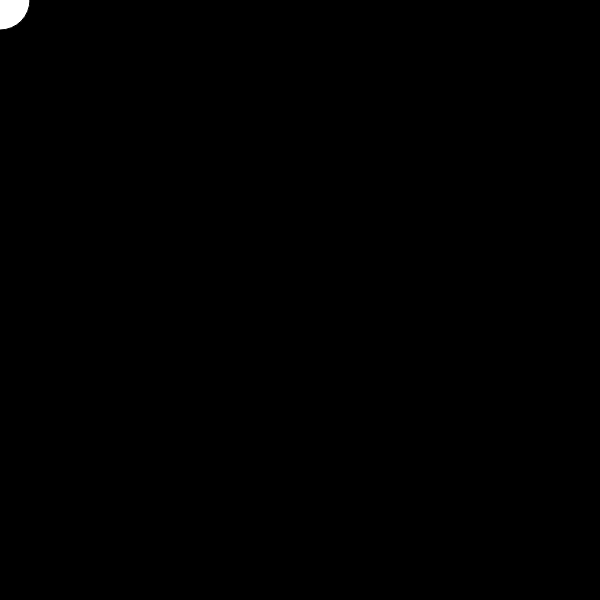
Frame 1 (no input)
Frame 60 (no input): identical to frame 1, image omitted
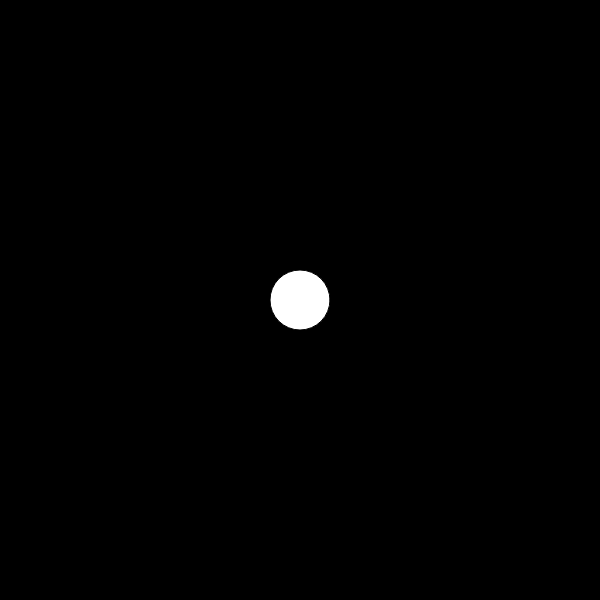
Frame 120 (the mouse pressed at the canvas centre since frame 60)

The p5.js sketch that drew these frames (run headless with seeded random() and noise() and a simulated clock; from frame 60 on, the mouse is pressed at the canvas centre):

// p5.js sketch
// ── sketch.js
 let sizeCircle = 60;//"asdasd"

function setup() {
  createCanvas(600, 600); //window.screen.width, window.screen.height


}

function draw() {
  	background(0);
	ellipse(mouseX, mouseY, sizeCircle, sizeCircle);
}
